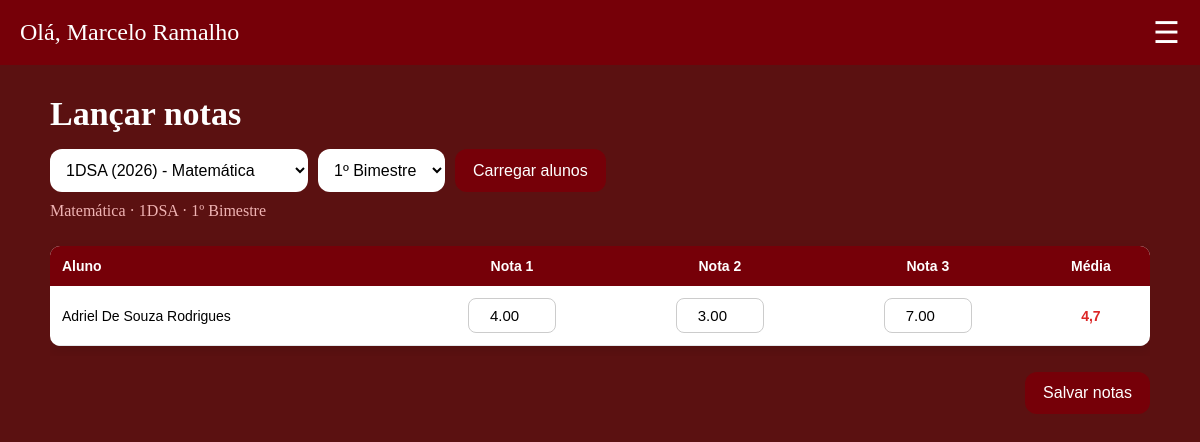
Screenshot of /Gestao-Escolar/php/professor/lancarnotas.php?tm=1 (signed in) with the database file from the repository.
### tables this page shows
CREATE TABLE IF NOT EXISTS `turma_materia` (
  `id_turma_materia` int NOT NULL AUTO_INCREMENT,
  `tm_id_turma` int NOT NULL,
  `tm_id_materia` int NOT NULL,
  `tm_id_professor` int NOT NULL,
  PRIMARY KEY (`id_turma_materia`),
  UNIQUE KEY `tm_id_turma` (`tm_id_turma`,`tm_id_materia`),
  KEY `tm_id_materia` (`tm_id_materia`),
  KEY `tm_id_professor` (`tm_id_professor`),
  CONSTRAINT `turma_materia_ibfk_1` FOREIGN KEY (`tm_id_turma`) REFERENCES `turma` (`id_turma`),
  CONSTRAINT `turma_materia_ibfk_2` FOREIGN KEY (`tm_id_materia`) REFERENCES `materia` (`id_materia`),
  CONSTRAINT `turma_materia_ibfk_3` FOREIGN KEY (`tm_id_professor`) REFERENCES `professor` (`id_professor`)
);

CREATE TABLE IF NOT EXISTS `materia` (
  `id_materia` int NOT NULL AUTO_INCREMENT,
  `nome_materia` varchar(100) NOT NULL,
  `carga_horaria` int DEFAULT NULL,
  PRIMARY KEY (`id_materia`)
);

CREATE TABLE IF NOT EXISTS `turma` (
  `id_turma` int NOT NULL AUTO_INCREMENT,
  `nome_turma` varchar(50) NOT NULL,
  `serie` varchar(20) NOT NULL,
  `turno` varchar(20) DEFAULT NULL,
  `ano_letivo` int NOT NULL,
  PRIMARY KEY (`id_turma`)
);

CREATE TABLE IF NOT EXISTS `notas` (
  `id_nota` int NOT NULL AUTO_INCREMENT,
  `bimestre` enum('Primeiro','Segundo','Terceiro','Quarto') DEFAULT NULL,
  `nota1` decimal(4,2) DEFAULT NULL,
  `nota2` decimal(4,2) DEFAULT NULL,
  `nota3` decimal(4,2) DEFAULT NULL,
  `media` decimal(4,2) DEFAULT NULL,
  `nota_id_aluno` int NOT NULL,
  `nota_id_turma_materia` int NOT NULL,
  PRIMARY KEY (`id_nota`),
  UNIQUE KEY `nota_id_aluno` (`nota_id_aluno`,`nota_id_turma_materia`,`bimestre`),
  KEY `nota_id_turma_materia` (`nota_id_turma_materia`),
  CONSTRAINT `notas_ibfk_1` FOREIGN KEY (`nota_id_aluno`) REFERENCES `aluno` (`id_aluno`),
  CONSTRAINT `notas_ibfk_2` FOREIGN KEY (`nota_id_turma_materia`) REFERENCES `turma_materia` (`id_turma_materia`)
);

CREATE TABLE IF NOT EXISTS `aluno` (
  `id_aluno` int NOT NULL AUTO_INCREMENT,
  `nome` varchar(100) NOT NULL,
  `email` varchar(50) DEFAULT NULL,
  `data_nascimento` date DEFAULT NULL,
  `cpf` varchar(14) NOT NULL,
  `tel` varchar(20) DEFAULT NULL,
  `responsavel` varchar(100) NOT NULL,
  PRIMARY KEY (`id_aluno`),
  UNIQUE KEY `cpf` (`cpf`),
  UNIQUE KEY `email` (`email`)
);

### Gestao-Escolar/php/professor/lancarnotas.php (the view, shortened to what this page needs)
<?php
include "../verifica.php";
include_once "../conexao.php";
$idProfessor = (int)($_SESSION["id_professor"] ?? 0);
$bimestres = ["Primeiro" => "1º Bimestre", "Segundo" => "2º Bimestre", "Terceiro" => "3º Bimestre", "Quarto" => "4º Bimestre"];
$disciplinas = consulta($sql,
    "SELECT tm.id_turma_materia, tm.tm_id_turma, t.nome_turma, t.turno, t.ano_letivo, mat.nome_materia
     FROM turma_materia tm
     JOIN turma t ON t.id_turma = tm.tm_id_turma
     JOIN materia mat ON mat.id_materia = tm.tm_id_materia
     WHERE tm.tm_id_professor = ?
     ORDER BY t.ano_letivo DESC, t.nome_turma, mat.nome_materia",
    "i", [$idProfessor])->get_result()->fetch_all(MYSQLI_ASSOC);
$tm = (int)($_GET["tm"] ?? 0);
$bimestre = $_GET["bimestre"] ?? "Primeiro";
$disc = null;
foreach ($disciplinas as $d) {
    if ((int)$d["id_turma_materia"] === $tm) {
        $disc = $d;
    }
}
$alunos = [];
if ($disc !== null) {
    $alunos = consulta($sql,
        "SELECT a.id_aluno, a.nome, n.nota1, n.nota2, n.nota3, n.media
         FROM matricula m
         JOIN aluno a ON a.id_aluno = m.id_aluno
         LEFT JOIN notas n ON n.nota_id_aluno = a.id_aluno
                          AND n.nota_id_turma_materia = ?
                          AND n.bimestre = ?
         WHERE m.id_turma = ? AND m.estado = 'Ativa'
         ORDER BY a.nome",
        "isi", [$tm, $bimestre, (int)$disc["tm_id_turma"]])->get_result()->fetch_all(MYSQLI_ASSOC);
}
?>
<!DOCTYPE html>
<html lang="pt-br">
<head>
    <link rel="stylesheet" href="../../css/style.css">
</head>
<body class="sla">
<?php include "../includes/header_professor.php"; ?>
<div class="container">
  <div class="page-head">
    <h2 class="titulo-pag">Lançar notas</h2>
  </div>
  <form method="get" class="toolbar">
    <select name="tm" required>
      <?php foreach ($disciplinas as $d): ?>
      <option value="<?php echo (int)$d['id_turma_materia']; ?>" <?php if ($tm == $d['id_turma_materia']) echo "selected"; ?>><?php echo h($d['nome_turma']); ?> (</option>
      <?php endforeach; ?>
    </select>
    <select name="bimestre">
      <?php foreach ($bimestres as $valor => $texto): ?>
      <option value="<?php echo $valor; ?>" <?php if ($bimestre == $valor) echo "selected"; ?>><?php echo $texto; ?></option>
      <?php endforeach; ?>
    </select>
    <button class="btn" type="submit">Carregar alunos</button>
  </form>
<?php if ($disc !== null): ?>
  <p class="subtitulo"><?php echo h($disc['nome_materia']); ?> · <?php echo h($disc['nome_turma']); ?> · <?php echo h($bimestres[$bimestre]); ?></p>
  <form action="../salvarnotas.php" method="post">
    <div class="tabela-wrap">
      <table>
        <thead>
          <tr>
            <th>Aluno</th>
            <th class="num">Nota 1</th><th class="num">Nota 2</th><th class="num">Nota 3</th>
            <th class="num">Média</th>
          </tr>
        </thead>
        <tbody>
<?php foreach ($alunos as $a): ?>
          <tr>
            <td><?php echo h($a['nome']); ?></td>
            <td class="num"><input class="input-nota" type="number" name="nota1[<?php echo (int)$a['id_aluno']; ?>]" min="0" max="10" step="0.1" value="<?php echo h($a['nota1']); ?>"></td>
            <td class="num"><input class="input-nota" type="number" name="nota2[<?php echo (int)$a['id_aluno']; ?>]" min="0" max="10" step="0.1" value="<?php echo h($a['nota2']); ?>"></td>
            <td class="num"><input class="input-nota" type="number" name="nota3[<?php echo (int)$a['id_aluno']; ?>]" min="0" max="10" step="0.1" value="<?php echo h($a['nota3']); ?>"></td>
            <?php echo celula_nota($a['media']); ?>
          </tr>
<?php endforeach; ?>
        </tbody>
      </table>
    </div>
<?php if (count($alunos) > 0): ?>
    <div class="acoes-form">
      <button class="btn" type="submit">Salvar notas</button>
    </div>
<?php endif; ?>
  </form>
<?php endif; ?>
</div>
</body>
</html>

### Gestao-Escolar/php/verifica.php (shortened to what this page needs)
<?php
function h($texto) {
    return htmlspecialchars((string)$texto, ENT_QUOTES, 'UTF-8');
}
function consulta($sql, $query, $tipos = "", $params = []) {
    $stmt = $sql->prepare($query);
    if ($tipos !== "") {
        $stmt->bind_param($tipos, ...$params);
    }
    $stmt->execute();
    return $stmt;
}
function celula_nota($valor) {
    $classe = ((float)$valor >= MEDIA_MINIMA) ? "ok" : "abaixo";
    return '<td class="' . $classe . '">' . number_format((float)$valor, 1, ",", ".") . '</td>';
}

### Gestao-Escolar/css/style.css (style rules this page uses)
.sla { margin: 0; background-color: rgb(91, 17, 17); }
table { width: 100%; border-collapse: collapse; margin: 20px 0; font-family: Arial, sans-serif; background: #fff; box-shadow: 0 4px 12px rgba(0,0,0,0.1); border-radius: 10px; overflow: hidden; }
table th { background: #eb25b3; color: white; padding: 12px; text-align: left; font-size: 14px; }
table td { padding: 12px; border-bottom: 1px solid #e5e7eb; font-size: 14px; }
.container { max-width: 1100px; margin: 30px auto; padding: 0 20px; }
.page-head { display: flex; justify-content: space-between; align-items: center; flex-wrap: wrap; gap: 12px; margin-bottom: 16px; }
.titulo-pag { color: #ffffff; font-size: 34px; margin: 0; }
.subtitulo { color: #f0b4b4; margin: 0 0 16px 0; }
.btn, .btn-novo, .btn-form { display: inline-block; cursor: pointer; border: none; border-radius: 12px; padding: 12px 18px; font-size: 16px; background-color: rgb(118, 0, 8); color: #ffffff; transition: 0.2s; }
.acoes-form { margin-top: 16px; text-align: right; }
.toolbar { display: flex; flex-wrap: wrap; gap: 10px; margin-bottom: 10px; }
.toolbar input, .toolbar select { padding: 12px; border-radius: 12px; border: none; outline: none; background-color: #ffffff; font-size: 16px; }
.tabela-wrap { overflow-x: auto; }
.tabela-wrap table { margin: 10px 0; }
.tabela-wrap table th { background: rgb(118, 0, 8); white-space: nowrap; }
.tabela-wrap td.num, .tabela-wrap th.num { text-align: center; }
.input-nota { width: 70px; padding: 8px; border-radius: 8px; border: 1px solid #cccccc; text-align: center; font-size: 15px; }
.media-celula, td.ok, td.abaixo { text-align: center; font-weight: bold; }
.abaixo { color: #dc2626; }

### rows the page displays
turma_materia: tm_id_materia.nome_materia "Matemática", tm_id_turma.nome_turma "1DSA"
notas: nota_id_aluno.nome "Adriel De Souza Rodrigues", nota1 "4.00", nota2 "3.00", nota3 "7.00", media "4,7"

### other values shown
$_SESSION['nome'] "Marcelo Ramalho"
$bimestres[$bimestre] "1º Bimestre"
form field tm "1DSA (2026) - Matemática"
form field bimestre "1º Bimestre"
